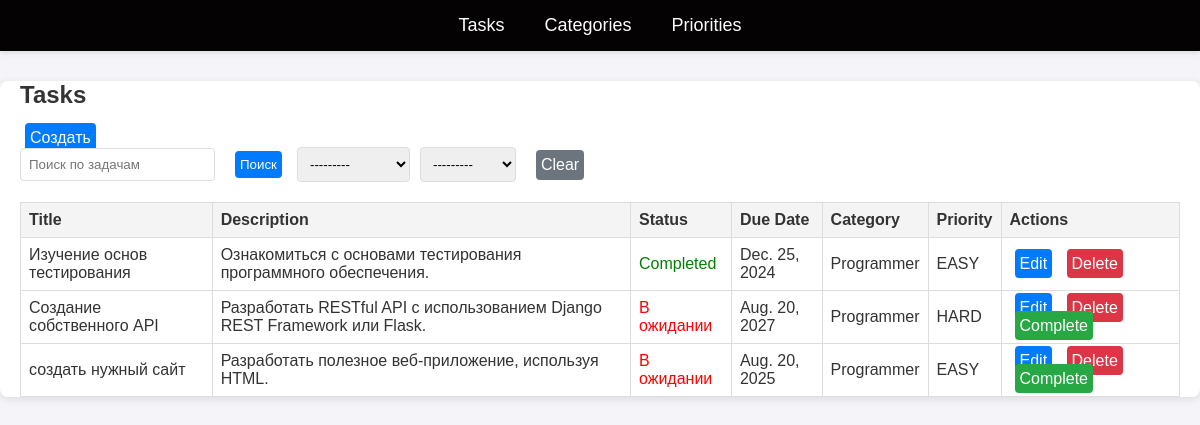
The app's page /task/categories/12/ with its own data.
### task/models.py (models this page shows, shortened)
class Task(models.Model):
    title = models.CharField(max_length=200)
    description = models.TextField(null=True, blank=True)
    status = models.BooleanField(default=False)
    due_date = models.DateField()
    category = models.ForeignKey(
        Category,
        on_delete=models.CASCADE,
        related_name='tasks',
    )
    priority = models.ForeignKey(
        Priority,
        on_delete=models.CASCADE,
        related_name='tasks',
    )

class Category(models.Model):
    name = models.CharField(max_length=100)
    def __str__(self):
        return self.name

class Priority(models.Model):
    name = models.CharField(max_length=100)
    def __str__(self):
        return self.name

### task/views.py (the view, shortened to what this page needs)
# urls.py: path('categories/<int:category_id>/', views.tasks_by_category, name='tasks-by-category'),
def tasks_by_category(request, category_id):
    category = Category.objects.get(id=category_id)
    today = timezone.now().date()
    form = TaskFilterForm(request.GET or None)
    tasks = Task.objects.filter(category=category)
    return render(request, 'task/task_list.html', {
        'tasks': tasks,
        'today': today,
        'form': form,
    })

### task/forms.py
class TaskFilterForm(forms.Form):
    search_task = forms.CharField(
        required=False,
        label='Поиск',
        widget=forms.TextInput(attrs={'placeholder': 'Поиск по задачам'}),
    )
    category = forms.ModelChoiceField(
        queryset=Category.objects.all(),
        required=False,
        label='Категория',
    )
    priority = forms.ModelChoiceField(
        queryset=Priority.objects.all(),
        required=False,
        label='Приоритет',
    )

### templates/task/task_list.html (shortened to what this page needs)
{% extends 'base.html' %}
{% block content %}
    <div class="tasks-list">
        <h2>Tasks</h2>
        <a href="{% url 'create-task' %}" class="btn btn-primary" style="margin-bottom: 20px;">Создать</a>
        <form method="GET" id="filter-form" style="margin-bottom: 20px; display: flex; align-items: center;">
            <div style="display: flex; align-items: center; margin-right: 10px;">
                {{ form.search_task }}
                <button type="submit" class="btn btn-search" style="margin-left: 10px;">Поиск</button>
            </div>
            <div style="display: flex; align-items: center;">
                {{ form.category }}
                {{ form.priority }}
            </div>
            <a href="{% url 'list-task' %}" class="btn btn-clear" style="margin-left: 10px;">Clear</a>
        </form>
        {% if tasks %}
            <table>
                <thead>
                <tr>
                    <th>Title</th>
                    <th>Description</th>
                    <th>Status</th>
                    <th>Due Date</th>
                    <th>Category</th>
                    <th>Priority</th>
                    <th>Actions</th>
                </tr>
                </thead>
                <tbody>
                {% for task in tasks %}
                    <tr {% if task.due_date < today and not task.status %}style="background-color: #f8d7da;" {% endif %}>
                        <td>{{ task.title }}</td>
                        <td>{{ task.description|default:"Нет описания" }}</td>
                        <td>
                            {% if task.status %}
                                <span class="status-completed">Completed</span>
                            {% else %}
                                <span class="status-pending">В ожидании</span>
                            {% endif %}
                        </td>
                        <td>{{ task.due_date }}</td>
                        <td>{{ task.category.name }}</td>
                        <td>{{ task.priority.name }}</td>
                        <td>
                            <a href="{% url 'edit-task' task.id %}" class="btn btn-edit">Edit</a>
                            <a href="{% url 'delete-task' task.id %}" class="btn btn-delete"
                               onclick="return confirm('Are you sure you want to delete this task?');">Delete</a>
                            {% if not task.status and task.due_date >= today %}
                                <a href="{% url 'toggle-task-status' task.id %}" class="btn btn-complete">Complete</a>
                            {% endif %}
                        </td>
                    </tr>
                {% endfor %}
                </tbody>
            </table>
        {% else %}
            <p>No tasks available.</p>
        {% endif %}
    </div>
{% endblock content %}

### templates/base.html (style rules this page uses)
body { font-family: 'Verdana', sans-serif; margin: 0; padding: 0; background-color: #f4f4f9; color: #333; }
h2 { font-size: 22px; margin-top: 20px; }

### templates/task/task_list.html (style rules this page uses)
.tasks-list h2 { font-size: 24px; margin-bottom: 20px; }
form { display: flex; align-items: center; margin-bottom: 20px; }
.btn-clear { background-color: #6c757d; color: white; padding: 8px 12px; border-radius: 4px; text-decoration: none; margin-left: 10px; }
input[type="text"], select { padding: 8px; border: 1px solid #ddd; border-radius: 4px; margin-right: 10px; }
button { padding: 8px 12px; border: none; border-radius: 4px; cursor: pointer; }
button.btn-search { background-color: #007bff; color: white; }
table { width: 100%; border-collapse: collapse; margin-bottom: 10px; }
table th, table td { border: 1px solid #ddd; padding: 8px; text-align: left; }
table th { background-color: #f4f4f4; }
.btn { text-decoration: none; padding: 6px 5px; color: white; border-radius: 4px; margin: 0 5px; }
.btn-primary { background-color: #007bff; }
.btn-edit { background-color: #007bff; }
.btn-delete { background-color: #dc3545; }
.btn-complete { background-color: #28a745; }
.status-completed { color: green; }
.status-pending { color: red; }

### records on screen
Task: title "Изучение основ тестирования", description "Ознакомиться с основами тестирования программного обеспечения.", status "Completed", due_date "Dec. 25, 2024", category.name "Programmer", priority.name "EASY"
Task: title "Создание собственного API", description "Разработать RESTful API с использованием Django REST Framework или Flask.", status "В ожидании", due_date "Aug. 20, 2027", category.name "Programmer", priority.name "HARD"
Task: title "создать нужный сайт", description "Разработать полезное веб-приложение, используя HTML.", status "В ожидании", due_date "Aug. 20, 2025", category.name "Programmer", priority.name "EASY"
